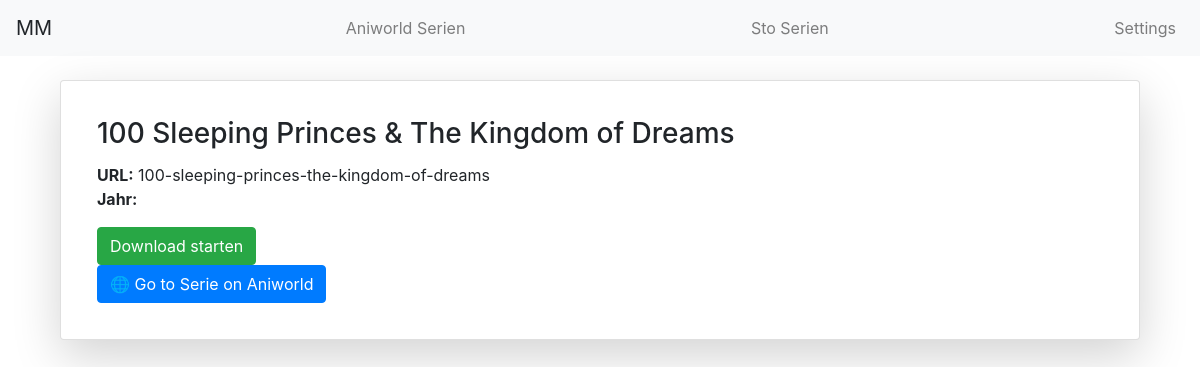
The page /einzelne_serie_ani/100-sleeping-princes-the-kingdom-of-dreams on the database its author committed.
### tables this page shows
CREATE TABLE anime_namen (
            id INTEGER PRIMARY KEY AUTOINCREMENT,
            such_url TEXT NOT NULL,
            real_name TEXT
        );

### app.py (the view)
@app.route('/einzelne_serie_ani/<string:such_url_ani>')
def einzelne_serie_ani(such_url_ani):
    db = DBManager(db_file)
    post = db.get_serie_information(such_url=such_url_ani,table_name=table_names[0])
    db.close()
    return render_template('einzelne_serie_ani.html', post=post)

### db_manager.py (called while the page is built)
    def _connect(self):
        self.conn = sqlite3.connect(self.db_file)

    def close(self):
        if self.conn:
            self.conn.commit()
            self.conn.close()
            self.conn = None

    def execute(self, sql: str, params: tuple = ()):
        if self.conn is None:
            raise RuntimeError("DB nicht verbunden")
        cur = self.conn.cursor()
        cur.execute(sql, params)
        self.conn.commit()
        return cur

    def get_serie_information(self,such_url:str,table_name:str):
        sql = f"""
        SELECT * FROM {table_name} WHERE such_url = ?
        """
        cur = self.execute(sql,(such_url,))
        return cur.fetchone()

### templates/einzelne_serie_ani.html (shortened to what this page needs)
{% extends 'base.html' %} {% block content %}
<div class="container mt-4">
  <div class="card shadow-lg p-3 mb-5 bg-body rounded">
    <div class="row g-0">
      <div class="col-md-8">
        <div class="card-body">
          <h3 class="card-title">{{ post[2] }}</h3>
          <p class="card-text">
            <strong>URL:</strong> {{ post[1] }} <br />
            <strong>Jahr:</strong>  <br />
          </p>
          <div class="mt-3">
            <form id="myForm">
              <button type="submit" class="btn btn-success me-2">
                Download starten
              </button>
            </form>
            <a
              href="https://aniworld.to/anime/stream/{{ post[1] }}"
              target="_blank"
              class="btn btn-primary"
            >
              🌐 Go to Serie on Aniworld
            </a>
          </div>
        </div>
      </div>
      <div
        class="col-md-4 d-flex align-items-center justify-content-center p-2"
      >
      </div>
    </div>
  </div>
</div>
{% endblock %}

### rows shown on the page
anime_namen: real_name "100 Sleeping Princes & The Kingdom of Dreams", such_url "100-sleeping-princes-the-kingdom-of-dreams"
